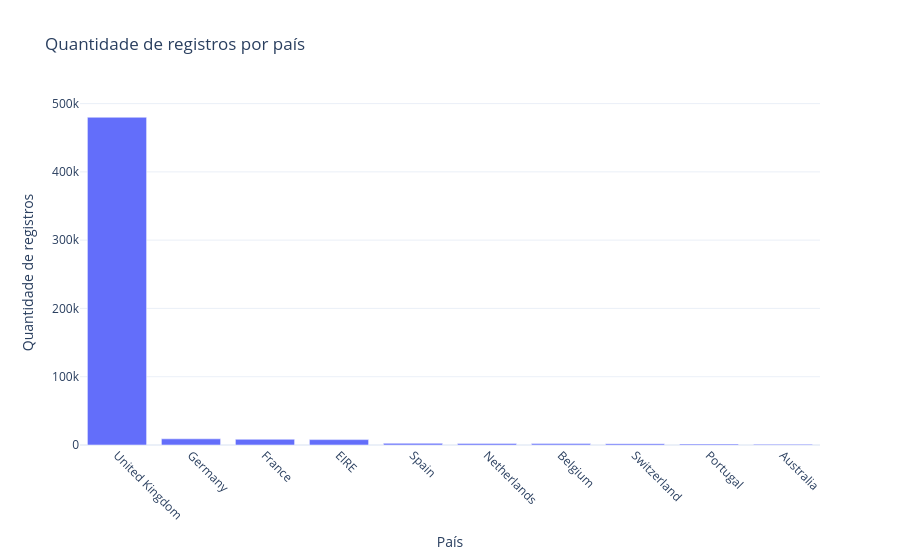

Notebook code for this chart:
### Code cell
# Pergunta: quais países possuem mais registros de produtos vendidos?
fig = px.bar(
    vendas_por_pais.reset_index(name="QuantidadeRegistros"),
    x="Country",
    y="QuantidadeRegistros",
    title="Quantidade de registros por país",
    labels={"Country": "País", "QuantidadeRegistros": "Quantidade de registros"}
)
fig.update_xaxes(tickangle=45)
fig.show()

print("País com mais registros:", vendas_por_pais.idxmax())
print("Essa contagem representa linhas de produtos, não pedidos distintos.")

### Figure 1 — Plotly figure (JSON) as saved in the notebook; plotly's stock layout.template omitted (floating-point values rounded to 4 significant figures)
{"data": [{"hovertemplate": "País=%{x}<br>Quantidade de registros=%{y}<extra></extra>", "legendgroup": "", "marker": {"color": "#636efa", "pattern": {"shape": ""}}, "name": "", "orientation": "v", "showlegend": false, "textposition": "auto", "type": "bar", "x": ["United Kingdom", "Germany", "France", "EIRE", "Spain", "Netherlands", "Belgium", "Switzerland", "Portugal", "Australia"], "xaxis": "x", "y": [479984, 9025, 8392, 7879, 2479, 2359, 2031, 1958, 1492, 1181], "yaxis": "y"}], "layout": {"barmode": "relative", "legend": {"tracegroupgap": 0}, "title": {"text": "Quantidade de registros por país"}, "xaxis": {"anchor": "y", "domain": [0, 1], "tickangle": 45, "title": {"text": "País"}}, "yaxis": {"anchor": "x", "domain": [0, 1], "title": {"text": "Quantidade de registros"}}}}
